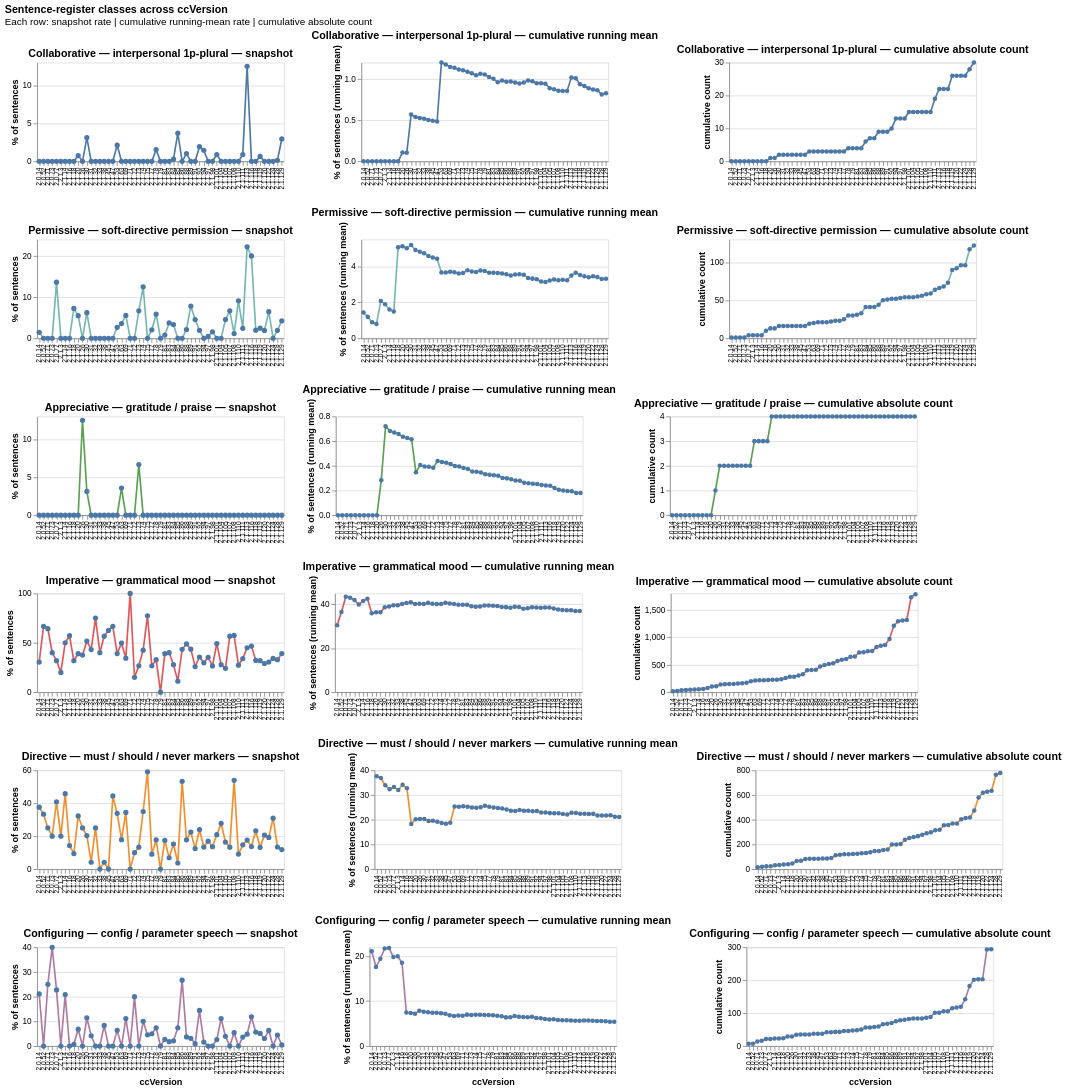

Notebook code cell kept with this figure:
### Markdown cell above
### Sentence-register classes across ccVersion

Six pragmatic register classes (`collaborative`, `permissive`, `appreciative`, `imperative`, `directive`, `configuring`) shown three ways across `ccVersion` (same snapshot / cumulative-mean / cumulative-count convention as cell `[7]`). Independent y-axes per panel so the near-zero `collaborative` and `appreciative` rows still show their (small) trends. Knowing what's *absent* across ccVersion is part of the picture — if either of those lines ever lifts off zero, that's a corpus-wide structural shift.

### Code cell
"""Sentence-register classes: snapshot % | cumulative-mean % | cumulative absolute count.

Three views per class, six classes — eighteen panels arranged in a 6×3 grid.
Same structure as the loudness composite above.
"""

# (class_name, label, color)  — colors mirror SR_CLASS_COLORS in prompt_analysis
SR_METRICS = [
    ("collaborative", "Collaborative — interpersonal 1p-plural",   SR_CLASS_COLORS["collaborative"]),
    ("permissive",    "Permissive — soft-directive permission",    SR_CLASS_COLORS["permissive"]),
    ("appreciative",  "Appreciative — gratitude / praise",         SR_CLASS_COLORS["appreciative"]),
    ("imperative",    "Imperative — grammatical mood",             SR_CLASS_COLORS["imperative"]),
    ("directive",     "Directive — must / should / never markers", SR_CLASS_COLORS["directive"]),
    ("configuring",   "Configuring — config / parameter speech",   SR_CLASS_COLORS["configuring"]),
]

df_ver = alt_df[alt_df["ccVersion"] != ""].copy()

# Snapshot per ccVersion
sr_snap_frames = []
for cls, _label, _color in SR_METRICS:
    pct_col = f"{cls}_sent_pct"
    g = (
        df_ver.groupby(["ccVersion", "ccVersion_sort"])[pct_col]
        .mean().reset_index().rename(columns={pct_col: "value"})
    )
    g["class"] = cls
    sr_snap_frames.append(g)
sr_snap_df = pd.concat(sr_snap_frames, ignore_index=True)

# Cumulative running mean
sr_pct_cols = [f"{cls}_sent_pct" for cls, _, _ in SR_METRICS]
sr_cum_mean_df = cumulative_by_version(df_ver, sr_pct_cols, agg="mean")
sr_pct_to_cls = {f"{cls}_sent_pct": cls for cls, _, _ in SR_METRICS}
sr_cum_mean_df["class"] = sr_cum_mean_df["metric"].map(sr_pct_to_cls)

# Cumulative absolute count
sr_count_cols = [f"{cls}_sent_count" for cls, _, _ in SR_METRICS]
sr_cum_abs_df = cumulative_by_version(df_ver, sr_count_cols, agg="sum")
sr_count_to_cls = {f"{cls}_sent_count": cls for cls, _, _ in SR_METRICS}
sr_cum_abs_df["class"] = sr_cum_abs_df["metric"].map(sr_count_to_cls)


def _sr_snap_panel(cls, label, color, show_x):
    return (
        alt.Chart(sr_snap_df[sr_snap_df["class"] == cls])
        .mark_line(point=alt.OverlayMarkDef(filled=True, size=40),
                   strokeWidth=2.0, color=color)
        .encode(
            x=alt.X("ccVersion:N", sort=version_order,
                    title="ccVersion" if show_x else None,
                    axis=alt.Axis(labelAngle=-90, labelLimit=60,
                                   labelOverlap=False, labelFontSize=8)),
            y=alt.Y("value:Q", title="% of sentences"),
            tooltip=[alt.Tooltip("ccVersion:N"),
                     alt.Tooltip("value:Q", format=".3f", title="snapshot mean")],
        )
        .properties(width=300, height=120,
                    title=f"{label} — snapshot")
    )


def _sr_cum_mean_panel(cls, label, color, show_x):
    return (
        alt.Chart(sr_cum_mean_df[sr_cum_mean_df["class"] == cls])
        .mark_line(point=alt.OverlayMarkDef(filled=True, size=30),
                   strokeWidth=2.0, color=color)
        .encode(
            x=alt.X("ccVersion:N", sort=version_order,
                    title="ccVersion" if show_x else None,
                    axis=alt.Axis(labelAngle=-90, labelLimit=60,
                                   labelOverlap=False, labelFontSize=8)),
            y=alt.Y("value:Q", title="% of sentences (running mean)"),
            tooltip=[alt.Tooltip("ccVersion:N"),
                     alt.Tooltip("value:Q", format=".3f", title="running mean"),
                     alt.Tooltip("n_files_so_far:Q", title="files ≤ V")],
        )
        .properties(width=300, height=120,
                    title=f"{label} — cumulative running mean")
    )


def _sr_cum_abs_panel(cls, label, color, show_x):
    return (
        alt.Chart(sr_cum_abs_df[sr_cum_abs_df["class"] == cls])
        .mark_line(point=alt.OverlayMarkDef(filled=True, size=30),
                   strokeWidth=2.0, color=color)
        .encode(
            x=alt.X("ccVersion:N", sort=version_order,
                    title="ccVersion" if show_x else None,
                    axis=alt.Axis(labelAngle=-90, labelLimit=60,
                                   labelOverlap=False, labelFontSize=8)),
            y=alt.Y("value:Q", title="cumulative count"),
            tooltip=[alt.Tooltip("ccVersion:N"),
                     alt.Tooltip("value:Q", format=",.0f", title="cumulative count"),
                     alt.Tooltip("n_files_so_far:Q", title="files ≤ V")],
        )
        .properties(width=300, height=120,
                    title=f"{label} — cumulative absolute count")
    )


sr_rows = []
sr_last = len(SR_METRICS) - 1
for i, (cls, label, color) in enumerate(SR_METRICS):
    show_x = (i == sr_last)
    row = alt.hconcat(
        _sr_snap_panel(cls, label, color, show_x),
        _sr_cum_mean_panel(cls, label, color, show_x),
        _sr_cum_abs_panel(cls, label, color, show_x),
    ).resolve_scale(y="independent")
    sr_rows.append(row)

alt.vconcat(*sr_rows).resolve_scale(y="independent").properties(
    title=alt.TitleParams(
        "Sentence-register classes across ccVersion",
        subtitle=["Each row: snapshot rate | cumulative running-mean rate | cumulative absolute count"],
        anchor="start",
    )
)
